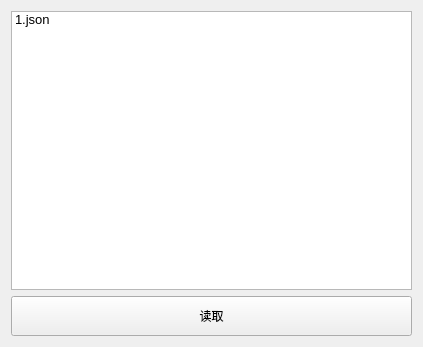
<?xml version="1.0" encoding="UTF-8"?>
<ui version="4.0">
 <class>ReaderWidget</class>
 <widget class="QWidget" name="ReaderWidget">
  <property name="geometry">
   <rect>
    <x>0</x>
    <y>0</y>
    <width>423</width>
    <height>347</height>
   </rect>
  </property>
  <property name="windowTitle">
   <string>Form</string>
  </property>
  <layout class="QGridLayout" name="gridLayout">
   <item row="0" column="0">
    <layout class="QVBoxLayout" name="verticalLayout">
     <item>
      <widget class="QListWidget" name="fileListWidget">
       <property name="font">
        <font>
         <pointsize>10</pointsize>
        </font>
       </property>
       <item>
        <property name="text">
         <string>1.json</string>
        </property>
       </item>
      </widget>
     </item>
     <item>
      <widget class="QPushButton" name="readButton">
       <property name="minimumSize">
        <size>
         <width>0</width>
         <height>40</height>
        </size>
       </property>
       <property name="text">
        <string>读取</string>
       </property>
      </widget>
     </item>
    </layout>
   </item>
  </layout>
 </widget>
 <resources/>
 <connections/>
</ui>
